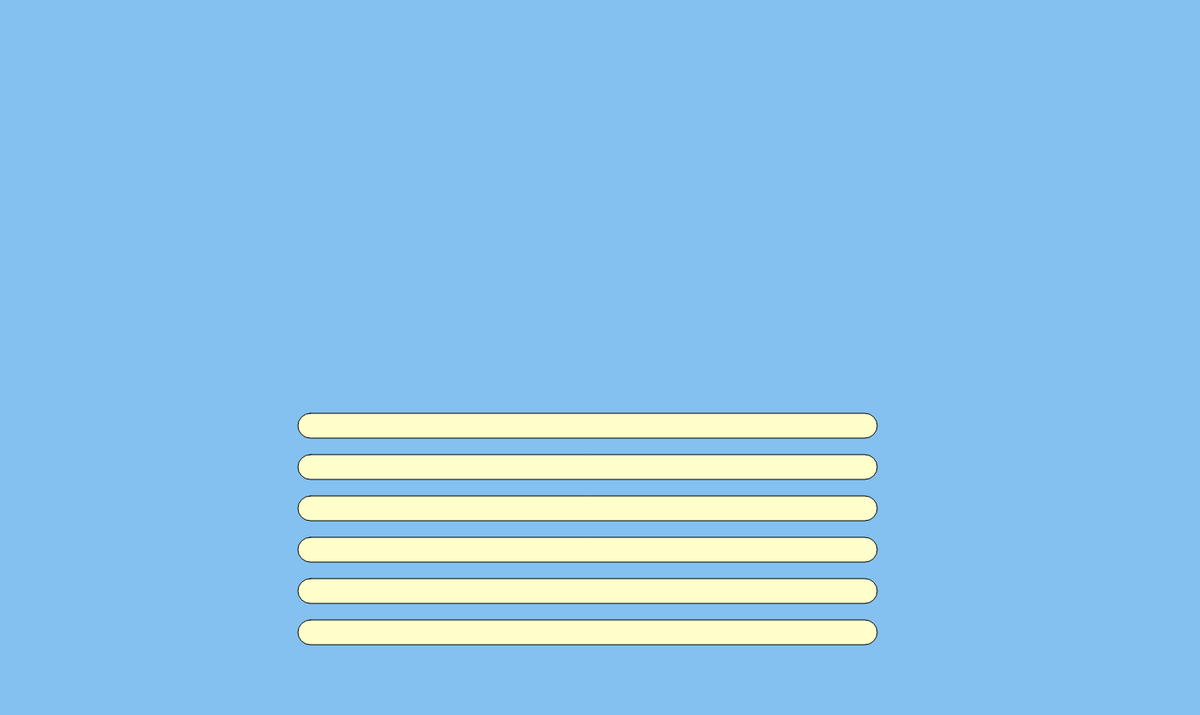
Frame 1 (no input)
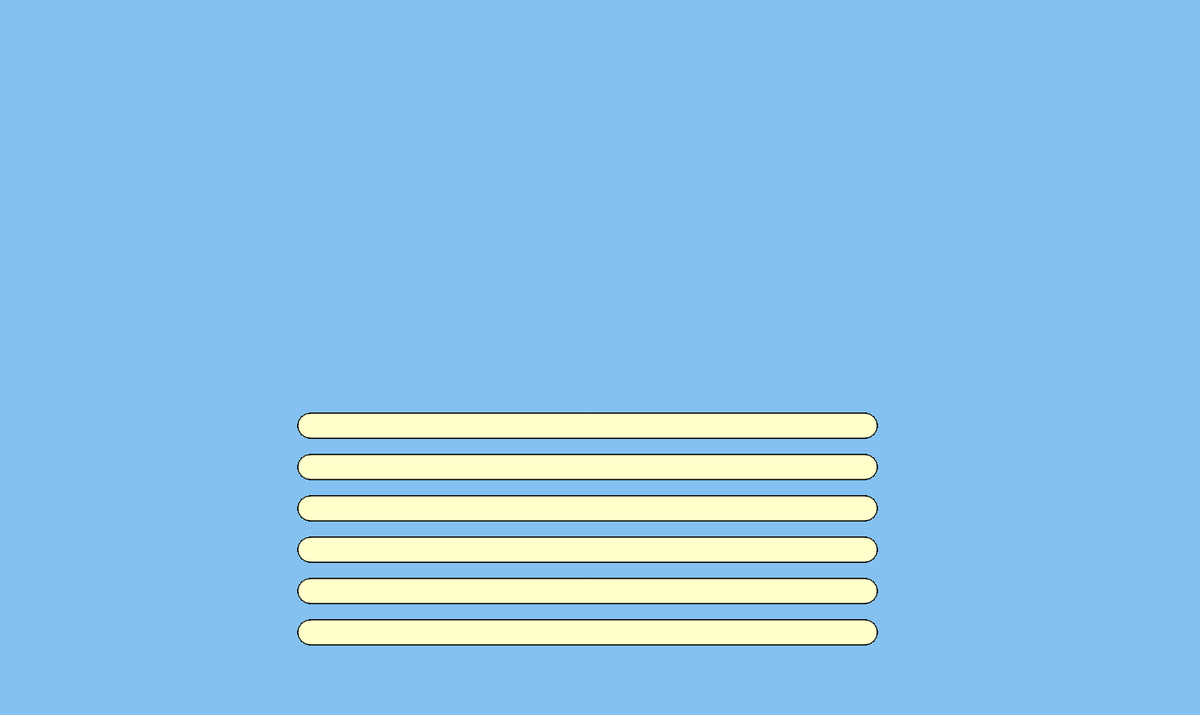
Frame 60 (no input)
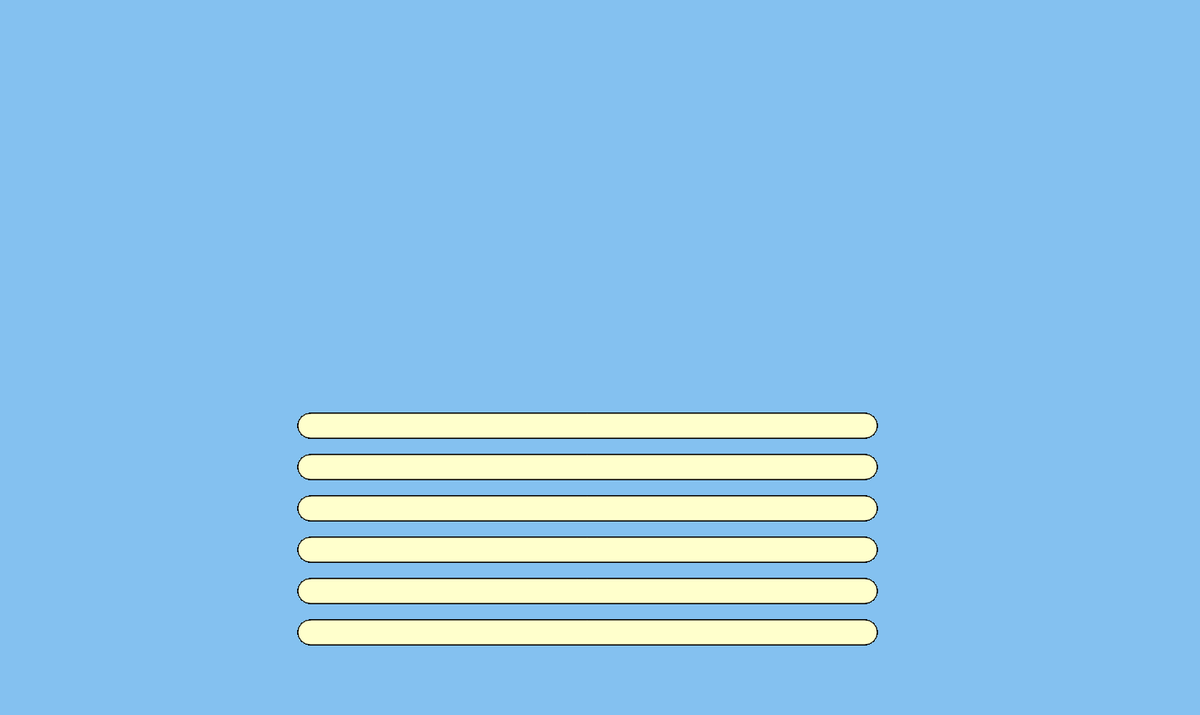
Frame 120 (the mouse pressed at the canvas centre since frame 60)

The p5.js sketch that drew these frames (run headless with seeded random() and noise() and a simulated clock; from frame 60 on, the mouse is pressed at the canvas centre):

// p5.js sketch
// ── sketch.js
function setup() {
  createCanvas(1450,865);
  background(132, 193, 240);
}

function draw() {
  //Draw all text boxes.
  let purple = color(255,255,204);
  fill(purple);
  noStroke;
  rect((1420/2-350),500,700,30,20);
  rect((1420/2-350),550,700,30,20);
  rect((1420/2-350),600,700,30,20);
  rect((1420/2-350),650,700,30,20);
  rect((1420/2-350),700,700,30,20);
  rect((1420/2-350),750,700,30,20);

}
